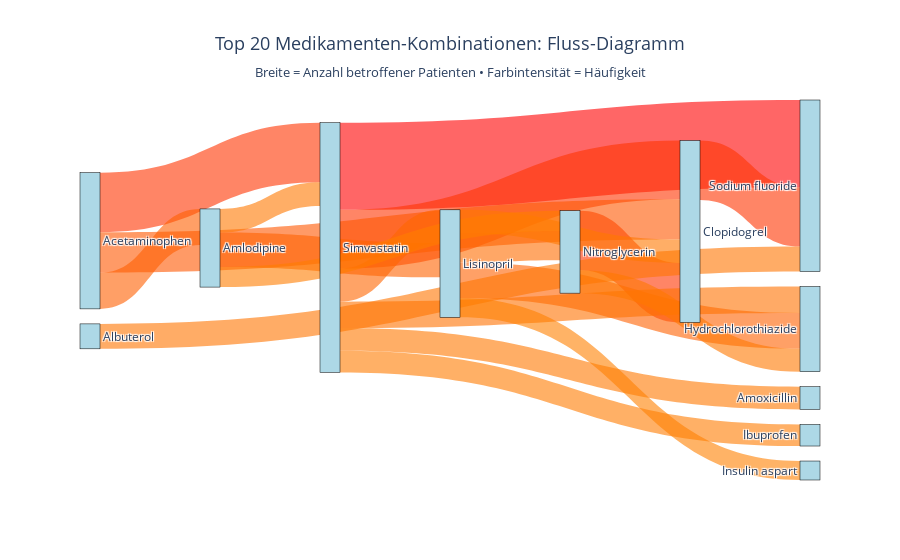

Write notebook code for a chart like this one.
### Code cell
# Sankey-Diagramm: Visualisierung der Medikamenten-Flüsse
# Zeigt die häufigsten Kombinationen als Fluss-Diagramm

# Top 20 Kombinationen verwenden
top_20 = risk_combinations.head(20).copy()

# Erstelle eindeutige Indizes für alle Medikamente
all_drugs = list(set(top_20['drug1'].tolist() + top_20['drug2'].tolist()))
drug_to_idx = {drug: idx for idx, drug in enumerate(all_drugs)}

# Source und Target für Sankey-Diagramm
sources = [drug_to_idx[drug] for drug in top_20['drug1']]
targets = [drug_to_idx[drug] for drug in top_20['drug2']]
values = top_20['patient_count'].tolist()

# Farben basierend auf Patientenzahl (je mehr Patienten, desto intensiver)
max_count = max(values)
colors = [f'rgba(255, {int(165 * (1 - v/max_count))}, 0, 0.6)' for v in values]

fig = go.Figure(data=[go.Sankey(
    node=dict(
        pad=15,
        thickness=20,
        line=dict(color='black', width=0.5),
        label=[drug[:25] for drug in all_drugs],  # Namen kürzen für Lesbarkeit
        color='lightblue'
    ),
    link=dict(
        source=sources,
        target=targets,
        value=values,
        color=colors,
        hovertemplate='%{source.label} -- %{target.label}<br>Patienten: %{value}<extra></extra>'
    )
)])

fig.update_layout(
    title=dict(
        text="Top 20 Medikamenten-Kombinationen: Fluss-Diagramm<br>" +
             "<sub>Breite = Anzahl betroffener Patienten • Farbintensität = Häufigkeit</sub>",
        x=0.5,
        xanchor='center',
        font=dict(size=18)
    ),
    height=800,
    font=dict(size=12),
    plot_bgcolor='white',
    paper_bgcolor='white'
)

fig.show()

print(f"\nPopulations-Statistiken:")
print(f"   Eindeutige Medikamente in Top-Kombinationen: {len(all_drugs)}")
print(f"   Gesamtzahl Wechselwirkungs-Instanzen (Top 20): {sum(values):,}")
print(f"   Durchschnittliche Patientenzahl pro Kombination: {sum(values)/len(values):.1f}")
print("\nVisualisierungs-Hinweis:")
print("  - Breite der Verbindungen entspricht Anzahl betroffener Patienten")
print("  - Intensivere Farbe = häufigere Kombination")
print("  - Hover über Verbindung zeigt Details")

### Figure 1 — Plotly figure (JSON) as saved in the notebook; plotly's stock layout.template omitted (floating-point values rounded to 4 significant figures)
{"data": [{"link": {"color": ["rgba(255, 0, 0, 0.6)", "rgba(255, 52, 0, 0.6)", "rgba(255, 52, 0, 0.6)", "rgba(255, 52, 0, 0.6)", "rgba(255, 53, 0, 0.6)", "rgba(255, 88, 0, 0.6)", "rgba(255, 96, 0, 0.6)", "rgba(255, 97, 0, 0.6)", "rgba(255, 99, 0, 0.6)", "rgba(255, 102, 0, 0.6)", "rgba(255, 109, 0, 0.6)", "rgba(255, 114, 0, 0.6)", "rgba(255, 117, 0, 0.6)", "rgba(255, 120, 0, 0.6)", "rgba(255, 120, 0, 0.6)", "rgba(255, 121, 0, 0.6)", "rgba(255, 121, 0, 0.6)", "rgba(255, 124, 0, 0.6)", "rgba(255, 126, 0, 0.6)", "rgba(255, 129, 0, 0.6)"], "hovertemplate": "%{source.label} -- %{target.label}<br>Patienten: %{value}<extra></extra>", "source": [0, 3, 6, 1, 0, 3, 3, 4, 9, 0, 4, 0, 2, 9, 4, 6, 0, 0, 9, 4], "target": [7, 0, 1, 7, 1, 1, 9, 8, 4, 4, 6, 8, 7, 0, 1, 8, 5, 10, 6, 11], "value": [2223, 1520, 1519, 1516, 1496, 1032, 923, 915, 877, 845, 748, 674, 636, 602, 594, 584, 580, 550, 515, 484]}, "node": {"color": "lightblue", "label": ["Simvastatin", "Clopidogrel", "Albuterol", "Acetaminophen", "Lisinopril", "Amoxicillin", "Nitroglycerin", "Sodium fluoride", "Hydrochlorothiazide", "Amlodipine", "Ibuprofen", "Insulin aspart"], "line": {"color": "black", "width": 0.5}, "pad": 15, "thickness": 20}, "type": "sankey"}], "layout": {"autosize": true, "font": {"size": 12}, "paper_bgcolor": "white", "plot_bgcolor": "white", "title": {"font": {"size": 18}, "text": "Top 20 Medikamenten-Kombinationen: Fluss-Diagramm<br><sub>Breite = Anzahl betroffener Patienten • Farbintensität = Häufigkeit</sub>", "x": 0.5, "xanchor": "center"}}}
